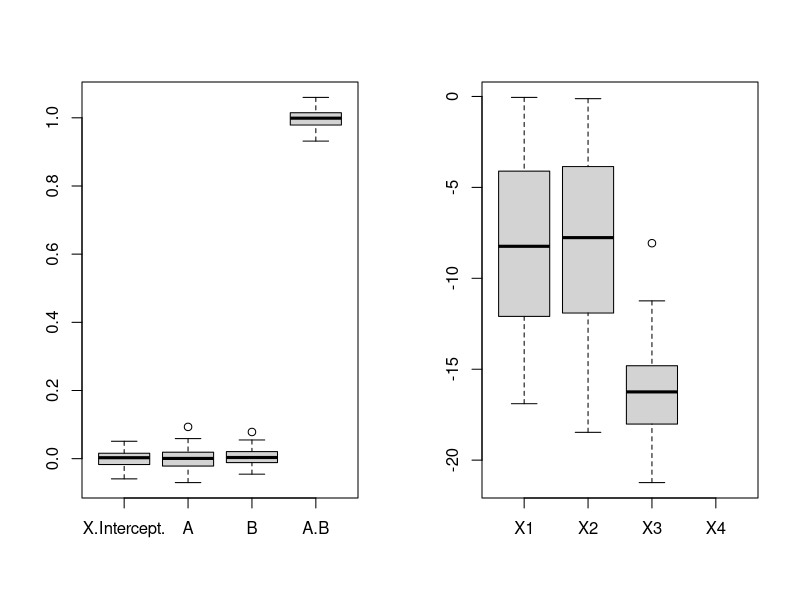

Generate this figure with R:
sampN <- 20

lmList <-
    lapply (1:100, function (l) {
        w <- rnorm (sampN)
        x <- rnorm (sampN)
        y <- rnorm (sampN)
        z <- rnorm (sampN) / 10
        myDat <- data.frame ("A" = x, "B" = y, "val" = y * x + z)

        return (lm (val ~ A + B + A * B, data = myDat))
    })
par (mfrow = c (1, 2))

## Coeffizienten plot
## AB positiv
lmCoeff <-
    t (sapply (lmList, function (l) {
        return (l$coeff)
    }))
boxplot (data.frame (lmCoeff))


## p-Wert plot
## Kennst du schon
anovaP <-
    t (sapply (lmList, function (l) {
        return (anova (l)[["Pr(>F)"]])
    }))
boxplot (data.frame (log10 (anovaP)))

